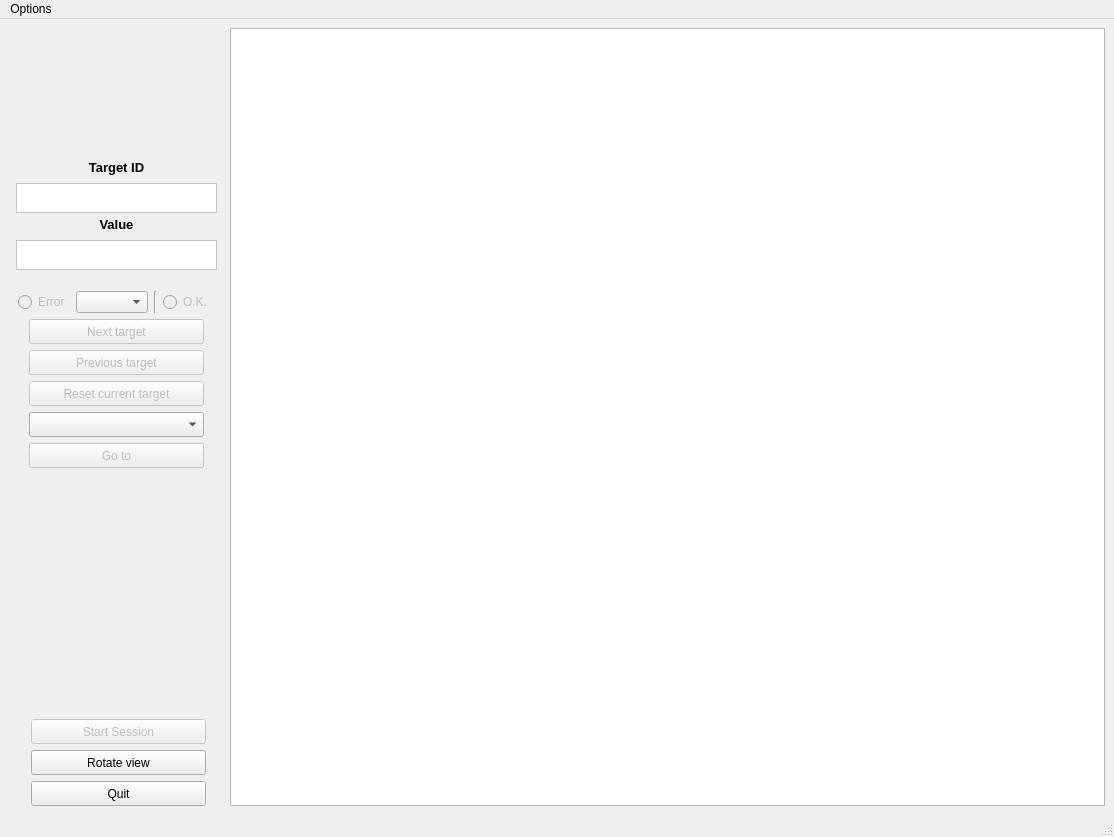
<?xml version="1.0" encoding="UTF-8"?>
<ui version="4.0">
 <class>MainWindow</class>
 <widget class="QMainWindow" name="MainWindow">
  <property name="geometry">
   <rect>
    <x>0</x>
    <y>0</y>
    <width>1114</width>
    <height>837</height>
   </rect>
  </property>
  <property name="windowTitle">
   <string>Writracker Recorder</string>
  </property>
  <property name="autoFillBackground">
   <bool>false</bool>
  </property>
  <widget class="QWidget" name="centralwidget">
   <layout class="QHBoxLayout" name="horizontalLayout_2">
    <item>
     <layout class="QVBoxLayout" name="verticalLayout_2">
      <item>
       <spacer name="verticalSpacer_2">
        <property name="orientation">
         <enum>Qt::Vertical</enum>
        </property>
        <property name="sizeType">
         <enum>QSizePolicy::Fixed</enum>
        </property>
        <property name="sizeHint" stdset="0">
         <size>
          <width>20</width>
          <height>10</height>
         </size>
        </property>
       </spacer>
      </item>
      <item>
       <widget class="QLabel" name="label_3">
        <property name="minimumSize">
         <size>
          <width>175</width>
          <height>116</height>
         </size>
        </property>
        <property name="maximumSize">
         <size>
          <width>200</width>
          <height>149</height>
         </size>
        </property>
        <property name="text">
         <string>&lt;html&gt;&lt;head/&gt;&lt;body&gt;&lt;p&gt;&lt;img src=&quot;img/writracker_logo.png&quot; width=175 height=116/&gt;&lt;/p&gt;&lt;/body&gt;&lt;/html&gt;</string>
        </property>
        <property name="alignment">
         <set>Qt::AlignCenter</set>
        </property>
       </widget>
      </item>
      <item>
       <widget class="QLabel" name="label">
        <property name="font">
         <font>
          <pointsize>10</pointsize>
          <weight>75</weight>
          <bold>true</bold>
         </font>
        </property>
        <property name="text">
         <string>Target ID</string>
        </property>
        <property name="alignment">
         <set>Qt::AlignBottom|Qt::AlignHCenter</set>
        </property>
       </widget>
      </item>
      <item alignment="Qt::AlignHCenter">
       <widget class="QTextEdit" name="targetnum_textedit_value">
        <property name="enabled">
         <bool>false</bool>
        </property>
        <property name="minimumSize">
         <size>
          <width>0</width>
          <height>30</height>
         </size>
        </property>
        <property name="maximumSize">
         <size>
          <width>201</width>
          <height>25</height>
         </size>
        </property>
        <property name="font">
         <font>
          <family>MS Shell Dlg 2</family>
          <pointsize>16</pointsize>
          <weight>50</weight>
          <italic>false</italic>
          <bold>false</bold>
         </font>
        </property>
        <property name="styleSheet">
         <string notr="true">font: 16pt &quot;MS Shell Dlg 2&quot;;
background-color: rgb(255, 255, 255);
border-color: rgb(255, 0, 0);</string>
        </property>
        <property name="verticalScrollBarPolicy">
         <enum>Qt::ScrollBarAlwaysOff</enum>
        </property>
       </widget>
      </item>
      <item>
       <widget class="QLabel" name="label_2">
        <property name="font">
         <font>
          <pointsize>10</pointsize>
          <weight>75</weight>
          <bold>true</bold>
         </font>
        </property>
        <property name="text">
         <string>Value</string>
        </property>
        <property name="alignment">
         <set>Qt::AlignBottom|Qt::AlignHCenter</set>
        </property>
       </widget>
      </item>
      <item alignment="Qt::AlignHCenter">
       <widget class="QTextEdit" name="target_textedit">
        <property name="enabled">
         <bool>false</bool>
        </property>
        <property name="minimumSize">
         <size>
          <width>0</width>
          <height>30</height>
         </size>
        </property>
        <property name="maximumSize">
         <size>
          <width>201</width>
          <height>25</height>
         </size>
        </property>
        <property name="font">
         <font>
          <family>MS Shell Dlg 2</family>
          <pointsize>16</pointsize>
          <weight>50</weight>
          <italic>false</italic>
          <bold>false</bold>
         </font>
        </property>
        <property name="styleSheet">
         <string notr="true">font: 16pt &quot;MS Shell Dlg 2&quot;;
background-color: rgb(255, 255, 255);
border-color: rgb(255, 0, 0);</string>
        </property>
        <property name="verticalScrollBarPolicy">
         <enum>Qt::ScrollBarAlwaysOff</enum>
        </property>
       </widget>
      </item>
      <item>
       <spacer name="horizontalSpacer">
        <property name="orientation">
         <enum>Qt::Horizontal</enum>
        </property>
        <property name="sizeType">
         <enum>QSizePolicy::Fixed</enum>
        </property>
        <property name="sizeHint" stdset="0">
         <size>
          <width>215</width>
          <height>17</height>
         </size>
        </property>
       </spacer>
      </item>
      <item>
       <layout class="QVBoxLayout" name="verticalLayout">
        <item>
         <layout class="QHBoxLayout" name="horizontalLayout">
          <item alignment="Qt::AlignRight">
           <widget class="QRadioButton" name="radiobtn_err">
            <property name="enabled">
             <bool>false</bool>
            </property>
            <property name="toolTip">
             <string>Tag the trajectory for current target as error.</string>
            </property>
            <property name="text">
             <string>Error</string>
            </property>
           </widget>
          </item>
          <item>
           <widget class="QComboBox" name="combobox_errortype"/>
          </item>
          <item>
           <widget class="Line" name="line">
            <property name="orientation">
             <enum>Qt::Vertical</enum>
            </property>
           </widget>
          </item>
          <item>
           <widget class="QRadioButton" name="radiobtn_ok">
            <property name="enabled">
             <bool>false</bool>
            </property>
            <property name="toolTip">
             <string>Tag the trajectory for current target as OK.</string>
            </property>
            <property name="text">
             <string>O.K.</string>
            </property>
            <property name="icon">
             <iconset>
              <normaloff>../../../../Desktop/1928 (1)/check_mark.png</normaloff>../../../../Desktop/1928 (1)/check_mark.png</iconset>
            </property>
           </widget>
          </item>
         </layout>
        </item>
        <item alignment="Qt::AlignHCenter">
         <widget class="QPushButton" name="next_btn">
          <property name="enabled">
           <bool>false</bool>
          </property>
          <property name="minimumSize">
           <size>
            <width>175</width>
            <height>25</height>
           </size>
          </property>
          <property name="maximumSize">
           <size>
            <width>175</width>
            <height>25</height>
           </size>
          </property>
          <property name="toolTip">
           <string>Save current trajectory and move to the next target</string>
          </property>
          <property name="text">
           <string>Next target</string>
          </property>
          <property name="icon">
           <iconset>
            <normaloff>img/arrow_next.png</normaloff>img/arrow_next.png</iconset>
          </property>
         </widget>
        </item>
        <item alignment="Qt::AlignHCenter">
         <widget class="QPushButton" name="prv_btn">
          <property name="enabled">
           <bool>false</bool>
          </property>
          <property name="minimumSize">
           <size>
            <width>175</width>
            <height>25</height>
           </size>
          </property>
          <property name="maximumSize">
           <size>
            <width>175</width>
            <height>16777215</height>
           </size>
          </property>
          <property name="toolTip">
           <string>Save current trajectory and move to the previous target</string>
          </property>
          <property name="text">
           <string>Previous target</string>
          </property>
          <property name="icon">
           <iconset>
            <normaloff>img/arrow_back_3.png</normaloff>img/arrow_back_3.png</iconset>
          </property>
         </widget>
        </item>
        <item alignment="Qt::AlignHCenter">
         <widget class="QPushButton" name="reset_btn">
          <property name="enabled">
           <bool>false</bool>
          </property>
          <property name="minimumSize">
           <size>
            <width>175</width>
            <height>25</height>
           </size>
          </property>
          <property name="maximumSize">
           <size>
            <width>175</width>
            <height>16777215</height>
           </size>
          </property>
          <property name="toolTip">
           <string>Discard current trajectory and repeat current target</string>
          </property>
          <property name="text">
           <string>Reset current target</string>
          </property>
          <property name="icon">
           <iconset>
            <normaloff>img/trash_can_43.png</normaloff>img/trash_can_43.png</iconset>
          </property>
         </widget>
        </item>
        <item alignment="Qt::AlignHCenter">
         <widget class="QComboBox" name="combobox_targets">
          <property name="minimumSize">
           <size>
            <width>175</width>
            <height>25</height>
           </size>
          </property>
          <property name="maximumSize">
           <size>
            <width>175</width>
            <height>16777215</height>
           </size>
          </property>
         </widget>
        </item>
        <item alignment="Qt::AlignHCenter">
         <widget class="QPushButton" name="goto_btn">
          <property name="enabled">
           <bool>false</bool>
          </property>
          <property name="minimumSize">
           <size>
            <width>175</width>
            <height>25</height>
           </size>
          </property>
          <property name="maximumSize">
           <size>
            <width>175</width>
            <height>16777215</height>
           </size>
          </property>
          <property name="toolTip">
           <string>Choose target from a list and continue from there.</string>
          </property>
          <property name="text">
           <string>Go to</string>
          </property>
          <property name="icon">
           <iconset>
            <normaloff>img/magnifying_glass.png</normaloff>img/magnifying_glass.png</iconset>
          </property>
         </widget>
        </item>
       </layout>
      </item>
      <item>
       <spacer name="verticalSpacer">
        <property name="orientation">
         <enum>Qt::Vertical</enum>
        </property>
        <property name="sizeHint" stdset="0">
         <size>
          <width>20</width>
          <height>40</height>
         </size>
        </property>
       </spacer>
      </item>
      <item>
       <layout class="QVBoxLayout" name="verticalLayout_6">
        <property name="leftMargin">
         <number>5</number>
        </property>
        <item alignment="Qt::AlignHCenter">
         <widget class="QPushButton" name="start_ssn_btn">
          <property name="enabled">
           <bool>false</bool>
          </property>
          <property name="minimumSize">
           <size>
            <width>175</width>
            <height>25</height>
           </size>
          </property>
          <property name="maximumSize">
           <size>
            <width>175</width>
            <height>16777215</height>
           </size>
          </property>
          <property name="toolTip">
           <string>&lt;html&gt;&lt;head/&gt;&lt;body&gt;&lt;p&gt;Starts the session&lt;/p&gt;&lt;/body&gt;&lt;/html&gt;</string>
          </property>
          <property name="text">
           <string>Start Session</string>
          </property>
          <property name="icon">
           <iconset>
            <normaloff>img/folder_arrow.png</normaloff>img/folder_arrow.png</iconset>
          </property>
         </widget>
        </item>
        <item alignment="Qt::AlignHCenter">
         <widget class="QPushButton" name="rotate_btn">
          <property name="enabled">
           <bool>true</bool>
          </property>
          <property name="minimumSize">
           <size>
            <width>175</width>
            <height>25</height>
           </size>
          </property>
          <property name="maximumSize">
           <size>
            <width>175</width>
            <height>16777215</height>
           </size>
          </property>
          <property name="toolTip">
           <string>&lt;html&gt;&lt;head/&gt;&lt;body&gt;&lt;p&gt;Starts the session&lt;/p&gt;&lt;/body&gt;&lt;/html&gt;</string>
          </property>
          <property name="text">
           <string>Rotate view</string>
          </property>
          <property name="flat">
           <bool>false</bool>
          </property>
         </widget>
        </item>
        <item alignment="Qt::AlignHCenter">
         <widget class="QPushButton" name="quit_btn">
          <property name="minimumSize">
           <size>
            <width>175</width>
            <height>25</height>
           </size>
          </property>
          <property name="maximumSize">
           <size>
            <width>175</width>
            <height>16777215</height>
           </size>
          </property>
          <property name="text">
           <string>Quit</string>
          </property>
          <property name="icon">
           <iconset>
            <normaloff>img/exclamation_mark.png</normaloff>img/exclamation_mark.png</iconset>
          </property>
         </widget>
        </item>
       </layout>
      </item>
     </layout>
    </item>
    <item>
     <widget class="QGraphicsView" name="tablet_paint_graphicsview">
      <property name="minimumSize">
       <size>
        <width>800</width>
        <height>600</height>
       </size>
      </property>
      <property name="frameShape">
       <enum>QFrame::StyledPanel</enum>
      </property>
      <property name="frameShadow">
       <enum>QFrame::Plain</enum>
      </property>
      <property name="lineWidth">
       <number>3</number>
      </property>
      <property name="midLineWidth">
       <number>1</number>
      </property>
      <property name="verticalScrollBarPolicy">
       <enum>Qt::ScrollBarAlwaysOff</enum>
      </property>
      <property name="horizontalScrollBarPolicy">
       <enum>Qt::ScrollBarAlwaysOff</enum>
      </property>
      <property name="sizeAdjustPolicy">
       <enum>QAbstractScrollArea::AdjustIgnored</enum>
      </property>
      <property name="foregroundBrush">
       <brush brushstyle="NoBrush">
        <color alpha="255">
         <red>0</red>
         <green>0</green>
         <blue>0</blue>
        </color>
       </brush>
      </property>
      <property name="renderHints">
       <set>QPainter::TextAntialiasing</set>
      </property>
      <property name="viewportUpdateMode">
       <enum>QGraphicsView::MinimalViewportUpdate</enum>
      </property>
     </widget>
    </item>
   </layout>
  </widget>
  <widget class="QMenuBar" name="menubar">
   <property name="geometry">
    <rect>
     <x>0</x>
     <y>0</y>
     <width>1114</width>
     <height>21</height>
    </rect>
   </property>
   <widget class="QMenu" name="menuChoose_targets_file">
    <property name="title">
     <string>Options</string>
    </property>
    <addaction name="actionChoose_Targets_File"/>
    <addaction name="actionQuit"/>
    <addaction name="separator"/>
   </widget>
   <addaction name="menuChoose_targets_file"/>
  </widget>
  <widget class="QStatusBar" name="statusbar"/>
  <action name="actionChoose_Targets_File">
   <property name="text">
    <string>Choose Targets File</string>
   </property>
  </action>
  <action name="actionQuit">
   <property name="text">
    <string>Quit</string>
   </property>
  </action>
 </widget>
 <resources/>
 <connections/>
</ui>
